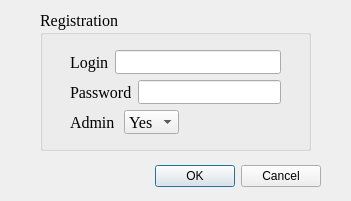
<?xml version="1.0" encoding="UTF-8"?>
<ui version="4.0">
 <class>registration</class>
 <widget class="QDialog" name="registration">
  <property name="geometry">
   <rect>
    <x>0</x>
    <y>0</y>
    <width>351</width>
    <height>201</height>
   </rect>
  </property>
  <property name="windowTitle">
   <string>Dialog</string>
  </property>
  <widget class="QDialogButtonBox" name="buttonBox">
   <property name="geometry">
    <rect>
     <x>130</x>
     <y>160</y>
     <width>191</width>
     <height>32</height>
    </rect>
   </property>
   <property name="orientation">
    <enum>Qt::Horizontal</enum>
   </property>
   <property name="standardButtons">
    <set>QDialogButtonBox::Cancel|QDialogButtonBox::Ok</set>
   </property>
  </widget>
  <widget class="QGroupBox" name="groupBox">
   <property name="geometry">
    <rect>
     <x>40</x>
     <y>10</y>
     <width>271</width>
     <height>141</height>
    </rect>
   </property>
   <property name="font">
    <font>
     <family>Times New Roman</family>
     <pointsize>12</pointsize>
    </font>
   </property>
   <property name="title">
    <string>Registration</string>
   </property>
   <widget class="QWidget" name="layoutWidget">
    <property name="geometry">
     <rect>
      <x>30</x>
      <y>100</y>
      <width>109</width>
      <height>24</height>
     </rect>
    </property>
    <layout class="QHBoxLayout" name="horizontalLayout_3">
     <item>
      <widget class="QLabel" name="label_3">
       <property name="text">
        <string>Admin</string>
       </property>
      </widget>
     </item>
     <item>
      <widget class="QComboBox" name="comboBox">
       <item>
        <property name="text">
         <string>Yes</string>
        </property>
       </item>
       <item>
        <property name="text">
         <string>No</string>
        </property>
       </item>
      </widget>
     </item>
    </layout>
   </widget>
   <widget class="QWidget" name="layoutWidget">
    <property name="geometry">
     <rect>
      <x>30</x>
      <y>40</y>
      <width>211</width>
      <height>54</height>
     </rect>
    </property>
    <layout class="QVBoxLayout" name="verticalLayout">
     <item>
      <layout class="QHBoxLayout" name="horizontalLayout">
       <item>
        <widget class="QLabel" name="label">
         <property name="font">
          <font>
           <family>Times New Roman</family>
           <pointsize>12</pointsize>
          </font>
         </property>
         <property name="text">
          <string>Login</string>
         </property>
        </widget>
       </item>
       <item>
        <widget class="QLineEdit" name="lineEdit"/>
       </item>
      </layout>
     </item>
     <item>
      <layout class="QHBoxLayout" name="horizontalLayout_2">
       <item>
        <widget class="QLabel" name="label_2">
         <property name="font">
          <font>
           <family>Times New Roman</family>
           <pointsize>12</pointsize>
          </font>
         </property>
         <property name="text">
          <string>Password</string>
         </property>
        </widget>
       </item>
       <item>
        <widget class="QLineEdit" name="lineEdit_2">
         <property name="echoMode">
          <enum>QLineEdit::Password</enum>
         </property>
        </widget>
       </item>
      </layout>
     </item>
    </layout>
   </widget>
  </widget>
 </widget>
 <resources/>
 <connections>
  <connection>
   <sender>buttonBox</sender>
   <signal>accepted()</signal>
   <receiver>registration</receiver>
   <slot>accept()</slot>
   <hints>
    <hint type="sourcelabel">
     <x>248</x>
     <y>254</y>
    </hint>
    <hint type="destinationlabel">
     <x>157</x>
     <y>274</y>
    </hint>
   </hints>
  </connection>
  <connection>
   <sender>buttonBox</sender>
   <signal>rejected()</signal>
   <receiver>registration</receiver>
   <slot>reject()</slot>
   <hints>
    <hint type="sourcelabel">
     <x>316</x>
     <y>260</y>
    </hint>
    <hint type="destinationlabel">
     <x>286</x>
     <y>274</y>
    </hint>
   </hints>
  </connection>
 </connections>
</ui>
